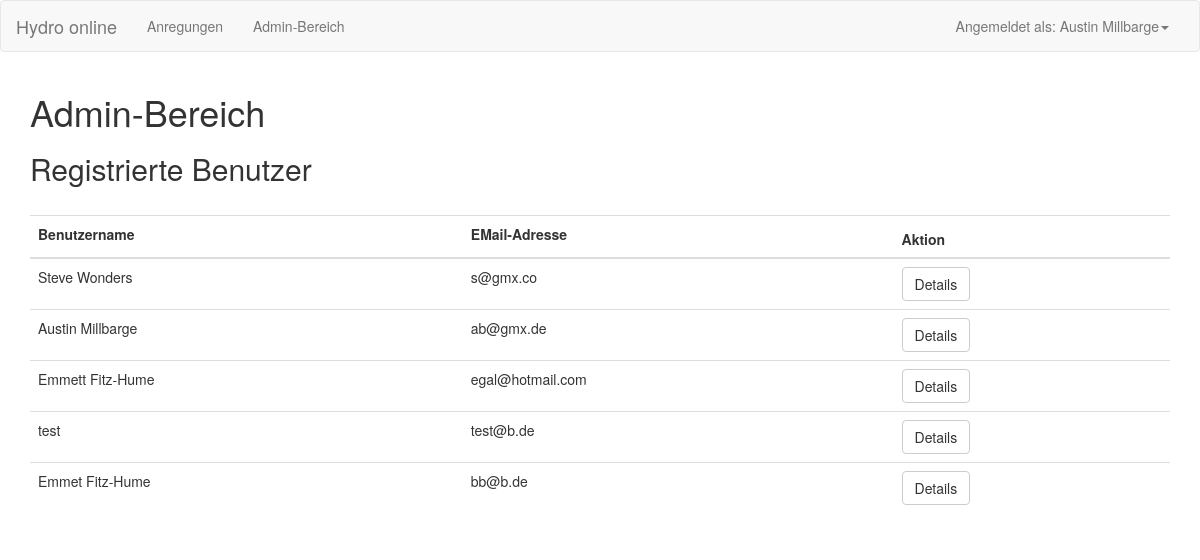
The app's page /admin (signed in) with its own data.
### backend/models.py (models this page shows, shortened)
class User(UserMixin, db.Model):
    id = db.Column(db.Integer, primary_key=True)
    username = db.Column(db.String(64), index=True, unique=True)
    email = db.Column(db.String(120), index=True, unique=True)
    password_hash = db.Column(db.String(128))
    roles = db.relationship('Role', secondary='user_role', back_populates='users')
    pflanzen = db.relationship('Pflanze', backref='publisher', lazy='dynamic')
    @hybrid_property
    def is_admin(self):
        return self.has_role('admin')
    def has_role(self, role):
        return bool(
            Role.query
            .join(Role.users)
            .filter(User.id == self.id)
            .filter(Role.name == role)
            .count() == 1
        )

### backend/index.py (the view)
@app.route('/admin')
def administer():
    users = User.query.all()
    form = forms.UserForm()
    return render_template('administer.html', form=form, users=users)

### backend/models.py (called while the page is built)
@login.user_loader
def load_user(id):
    return User.query.get(int(id))

### templates/administer.html (shortened to what this page needs)
{% extends "base.html" %}
{% block my_content %}
    <div class="container">
        <h1>Admin-Bereich</h1>
        <h2>Registrierte Benutzer</h2>
        <br>
        <table id="data" class="table">
            <form method="POST" action="">
            <thead>
              <tr>
                <th>
                  {{form.username.label}}
                </th>
                <th>
                  {{form.email.label}}
                </th>
                <th>
                  Aktion
                </th>
              </tr>
            </thead>
            <tbody>
            {% for user in users %}
                <tr>
                  <td>
                    {{user.username}}
                  </td>
                  <td>
                    {{user.email}}
                  </td>
                  <td>
                    <a class="btn btn-default" href="{{url_for('user_details',id=user.id)}}" role="button">Details</a>
                  </td>
                </tr>
             {% endfor %}
          </tbody>
        </table>
    </div>
{% endblock %}

### templates/base.html (shortened to what this page needs)
{% extends "bootstrap/base.html" %}
{% import "bootstrap/wtf.html" as wtf %}
{% block head %}
  {{ super() }}
  <link href="https://cdn.datatables.net/v/bs/dt-1.13.8/datatables.min.css" rel="stylesheet">
  <link rel="stylesheet" href="../static/css/styles.css">
{% endblock %}
{% block navbar %}
  <nav class="navbar navbar-default">
    <div class="container-fluid">
      <div class="navbar-header">
        <a class="navbar-brand" href="{{ url_for('start_page') }}">Hydro online</a>
      </div>
      <div class="collapse navbar-collapse" id="bs-example-navbar-collapse-1">
        <ul class="nav navbar-nav">
          <li><a href="{{ url_for('pflanzen_page') }}">Anregungen</a></li>
          {% if current_user.is_admin %}
          <li><a href="{{ url_for('administer') }}">Admin-Bereich</a></li>
          {% else %}
          <li class="disabled"><a href="{{ url_for('administer') }}">Admin-Bereich</a></li>
          {% endif %}
        </ul>
        <ul class="nav navbar-nav navbar-right">
          {% if current_user.is_authenticated %}
          <li class="dropdown">
            <a href="#" class="dropdown-toggle" data-toggle="dropdown" role="button" aria-haspopup="true" aria-expanded="false">Angemeldet als: {{ current_user.username }}<span class="caret"></span></a>
          </li>
          {% else %}
            <li><a href="{{ url_for('login') }}">Anmelden</a></li>
          {% endif %}
        </ul>
      </div>
    </div>
  </nav>
{% endblock %}
{% block content %}
  {% block my_content %}{% endblock %}
{% endblock %}

### records on screen
User: username "Austin Millbarge", email "ab@gmx.de"
User: username "Steve Wonders", email "s@gmx.co"
User: username "Emmett Fitz-Hume", email "egal@hotmail.com"
User: username "test", email "test@b.de"
User: username "Emmet Fitz-Hume", email "bb@b.de"
